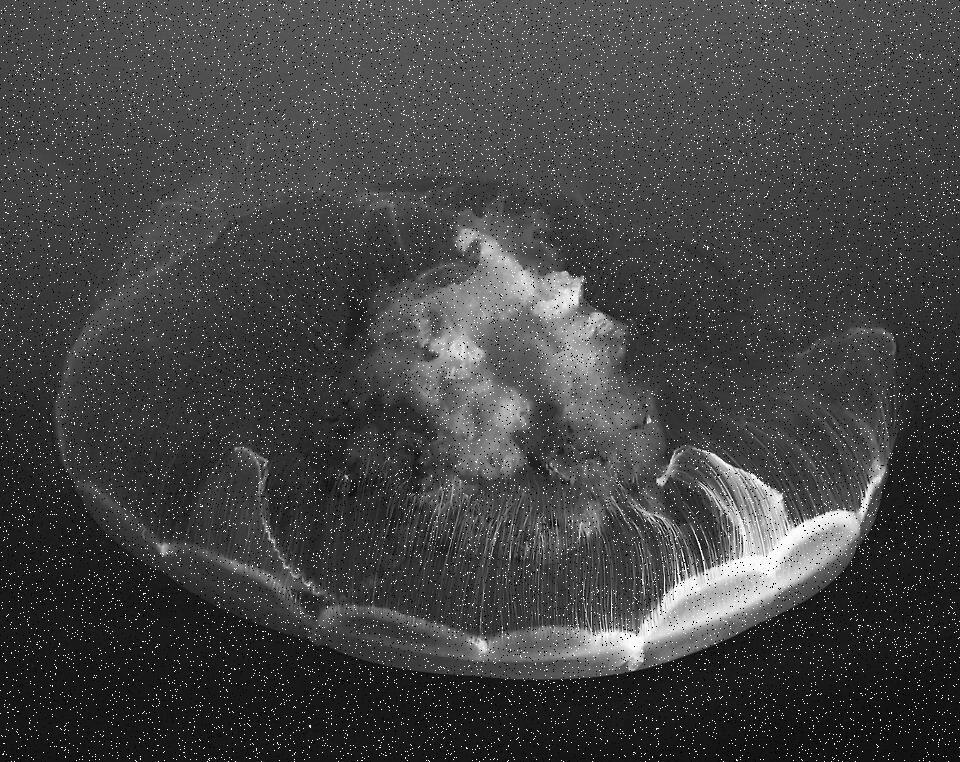
#> input picture non-linear filters/resources/Jellyfish.png, 960 x 762 px
$ python image_mid_range_filter.py
#> lines starting #> are read from the running program, lines starting #| are printed output that depends on the picture
import numpy as np
from scipy.ndimage import generic_filter
from imageio import imread, imwrite

def mid_range_filter(window):
    return (window.min() + window.max()) / 2


img = imread("resources/Jellyfish.png").astype(np.float32)
#> img: shape (762, 960) float32; min 0, max 255, mean 67.7

out = generic_filter(img, mid_range_filter, size=3, mode="reflect")
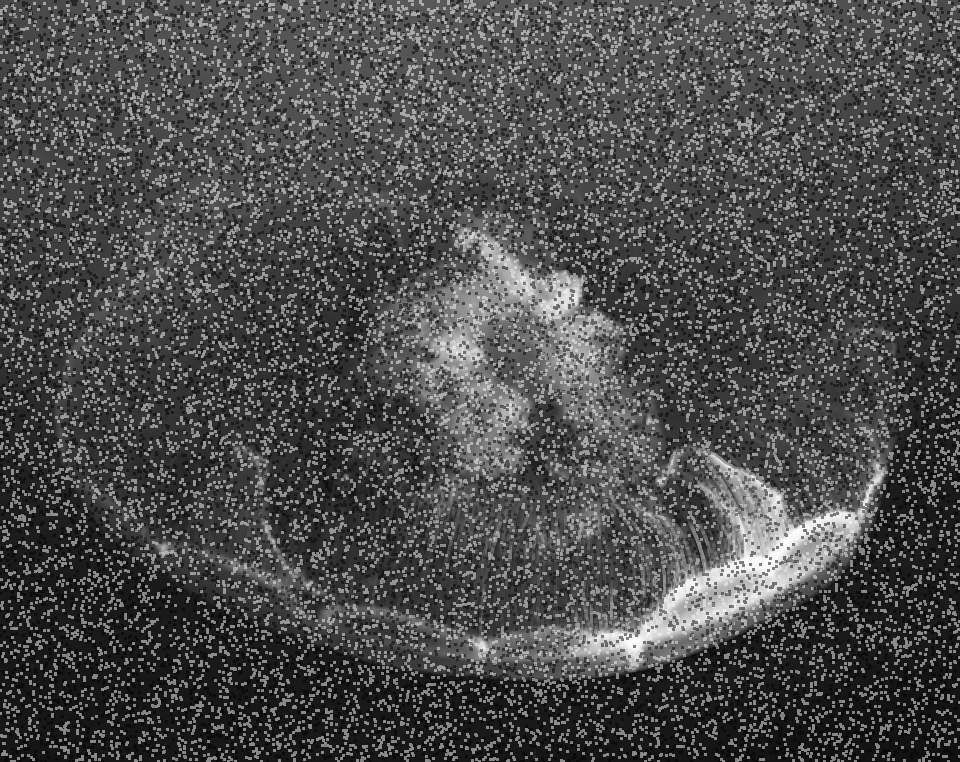
#> out: shape (762, 960) float32; min 8, max 252.5, mean 77.3

imwrite("output/c_midrange.png", np.clip(out,0,255).astype(np.uint8))
